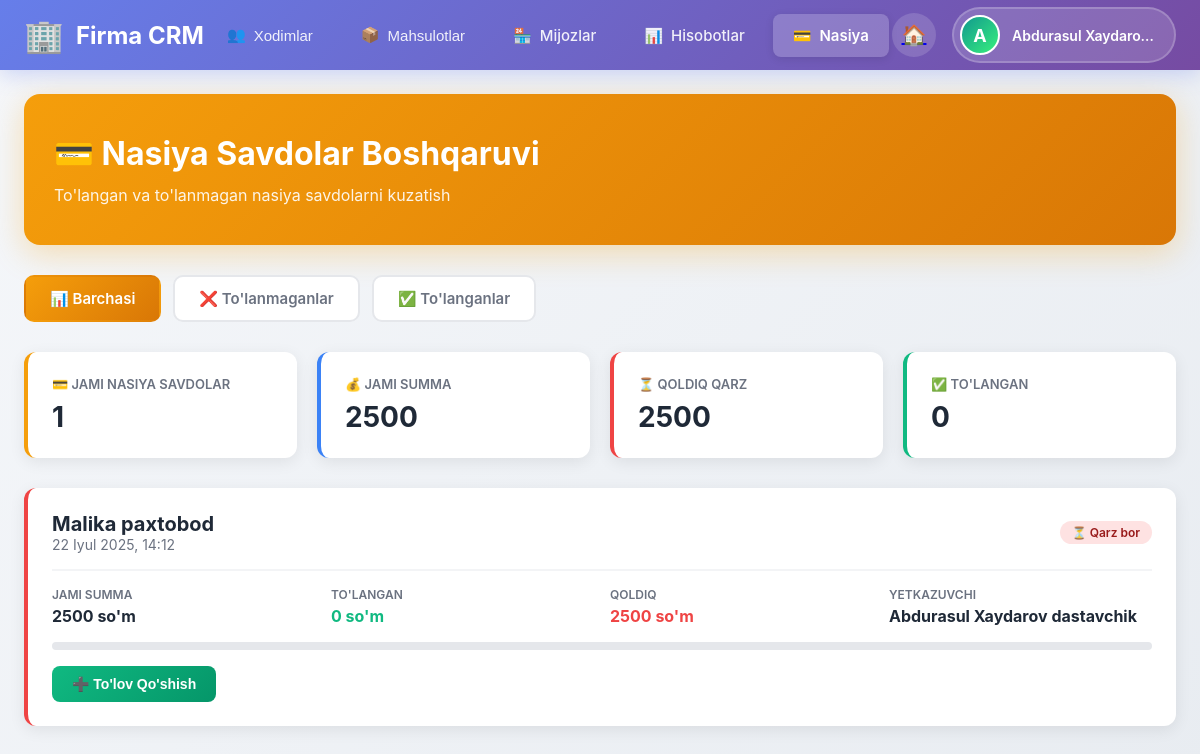
The app's page /nasiya-savdolar/ (signed in) with its own data.
### main/models.py (models this page shows, shortened)
class User(AbstractUser):
    id = models.BigAutoField(primary_key=True)
    USER_TYPES = (
        ('pazanda', 'Pazanda'),
        ('yetkazib_beruvchi', 'Yetkazib Beruvchi'),
        ('ega', 'Ega'),
    )
    login=models.CharField(max_length=255, blank=True, null=True)
    password = models.CharField(max_length=255, blank=True, null=True)
    tuliq_ismi = models.CharField(max_length=255, blank=True, null=True)
    type = models.CharField(max_length=20, choices=USER_TYPES)
    token = models.CharField(max_length=255, blank=True, null=True)
    tg_id = models.CharField(max_length=100, blank=True, null=True)
    tel_raqami = models.CharField(max_length=100, blank=True, null=True)
    is_active = models.BooleanField(default=True)
    @property
    def rasmi(self):
        if self.type == 'yetkazib_beruvchi':
            try:
                return YetkazibBeruvchi.objects.get(user=self).rasmi.url
            except YetkazibBeruvchi.DoesNotExist:
                return None
        elif self.type == 'pazanda':
            try:
                return Pazanda.objects.get(user=self).rasmi.url
            except Pazanda.DoesNotExist:
                return None
        return None

class Savdo(models.Model):
    ST_CHOICES = (
        ('naqd', 'Naqd'),
        ('karta', 'Karta'),
        ('nasiya', 'Nasiya'),
    )
    haridor_dukon = models.ForeignKey(HaridorDukon, on_delete=models.CASCADE)
    yetkazib_beruvchi = models.ForeignKey(YetkazibBeruvchi, on_delete=models.CASCADE)
    vaqt_sana = models.DateTimeField(auto_now_add=True)
    oluvchining_ismi = models.CharField(max_length=255)
    smm = models.TextField(verbose_name="Sotilgan mahsulot miqdori", blank=True, null=True)
    smr = models.ImageField(upload_to='savdo/')
    st = models.CharField(max_length=20, choices=ST_CHOICES)
    summa=models.FloatField(null=True, blank=True)
    tulandi = models.BooleanField(default=False)
    tasdiq_kutilmoqda = models.BooleanField(default=False)

class HaridorDukon(models.Model):
    nomi = models.CharField(max_length=255)
    egasi = models.CharField(max_length=255)
    joylashuvi = models.TextField()
    latitude = models.FloatField(null=True, blank=True)  # Kenglik
    longitude = models.FloatField(null=True, blank=True)  # Uzunlik
    dukon_rasmi = models.ImageField(upload_to='dukons/')
    egasining_rasmi = models.ImageField(upload_to='egalar/')

class YetkazibBeruvchi(models.Model):
    user = models.OneToOneField(User, on_delete=models.CASCADE)
    tuliq_ismi = models.CharField(max_length=255)
    rasmi = models.ImageField(upload_to='yetkazib/')
    bmh = models.TextField(verbose_name="Biriktirilgan mashina haqida")
    bmr = models.ImageField(upload_to='mashina_rasmlar/')
    mahsulotlar = models.TextField(null=True, blank=True)

### main/nasiya_views.py (the view)
# urls.py: path('nasiya-savdolar/', nasiya_savdolar_view, name='nasiya_savdolar'),
@login_required(login_url='login')
def nasiya_savdolar_view(request):
    if request.user.type != 'ega':
        return redirect('main')
    nasiya_savdolar = Savdo.objects.filter(st='nasiya').order_by('-vaqt_sana')
    status_filter = request.GET.get('status', 'all')  # all, paid, unpaid
    if status_filter == 'paid':
        nasiya_savdolar = nasiya_savdolar.filter(tulandi=True)
    elif status_filter == 'unpaid':
        nasiya_savdolar = nasiya_savdolar.filter(tulandi=False)
    nasiya_list = []
    total_debt = 0
    total_paid_amount = 0
    for savdo in nasiya_savdolar:
        payments = NasiyaTolov.objects.filter(savdo=savdo).order_by('-tolov_sanasi')
        total_payments = sum([p.tolov_summasi for p in payments])
        remaining = (savdo.summa or 0) - total_payments
        nasiya_list.append({
            'savdo': savdo,
            'payments': payments,
            'total_payments': total_payments,
            'remaining': remaining,
            'is_fully_paid': remaining <= 0
        })
        if remaining > 0:
            total_debt += remaining
        total_paid_amount += total_payments
    total_nasiya_count = nasiya_savdolar.count()
    total_nasiya_amount = sum([s.summa or 0 for s in nasiya_savdolar])
    paid_count = nasiya_savdolar.filter(tulandi=True).count()
    unpaid_count = nasiya_savdolar.filter(tulandi=False).count()
    context = {
        'nasiya_list': nasiya_list,
        'status_filter': status_filter,
        'total_nasiya_count': total_nasiya_count,
        'total_nasiya_amount': total_nasiya_amount,
        'total_debt': total_debt,
        'total_paid_amount': total_paid_amount,
        'paid_count': paid_count,
        'unpaid_count': unpaid_count,
    }
    return render(request, 'nasiya_savdolar.html', context)

### main/templates/nasiya_savdolar.html (shortened to what this page needs)
{% extends 'egabase.html' %}
{% load static %}
{% block content %}
<div class="page-header">
    <h1>💳 Nasiya Savdolar Boshqaruvi</h1>
    <p>To'langan va to'lanmagan nasiya savdolarni kuzatish</p>
</div>
<div class="filter-tabs">
    <a href="?status=all" class="filter-tab {% if status_filter == 'all' %}active{% endif %}">
        📊 Barchasi
    </a>
    <a href="?status=unpaid" class="filter-tab {% if status_filter == 'unpaid' %}active{% endif %}">
        ❌ To'lanmaganlar
    </a>
    <a href="?status=paid" class="filter-tab {% if status_filter == 'paid' %}active{% endif %}">
        ✅ To'langanlar
    </a>
</div>
<div class="stats-grid">
    <div class="stat-card warning">
        <div class="stat-label">💳 Jami Nasiya Savdolar</div>
        <div class="stat-value">{{ total_nasiya_count }}</div>
    </div>
    <div class="stat-card info">
        <div class="stat-label">💰 Jami Summa</div>
        <div class="stat-value">{{ total_nasiya_amount|floatformat:0 }}</div>
    </div>
    <div class="stat-card danger">
        <div class="stat-label">⏳ Qoldiq Qarz</div>
        <div class="stat-value">{{ total_debt|floatformat:0 }}</div>
    </div>
    <div class="stat-card success">
        <div class="stat-label">✅ To'langan</div>
        <div class="stat-value">{{ total_paid_amount|floatformat:0 }}</div>
    </div>
</div>
{% for item in nasiya_list %}
<div class="credit-card {% if item.is_fully_paid %}paid{% else %}unpaid{% endif %}">
    <div class="credit-header">
        <div>
            <div class="credit-client">{{ item.savdo.haridor_dukon.nomi }}</div>
            <div class="credit-date">{{ item.savdo.vaqt_sana|date:"d F Y, H:i" }}</div>
        </div>
        <div>
            {% if item.is_fully_paid %}
            <span class="badge success">✅ To'langan</span>
            {% else %}
            <span class="badge danger">⏳ Qarz bor</span>
            {% endif %}
        </div>
    </div>
    <div class="credit-info">
        <div class="info-item">
            <span class="info-label">Jami Summa</span>
            <span class="info-value">{{ item.savdo.summa|floatformat:0 }} so'm</span>
        </div>
        <div class="info-item">
            <span class="info-label">To'langan</span>
            <span class="info-value paid">{{ item.total_payments|floatformat:0 }} so'm</span>
        </div>
        <div class="info-item">
            <span class="info-label">Qoldiq</span>
            <span class="info-value debt">{{ item.remaining|floatformat:0 }} so'm</span>
        </div>
        <div class="info-item">
            <span class="info-label">Yetkazuvchi</span>
            <span class="info-value">{{ item.savdo.yetkazib_beruvchi.tuliq_ismi }}</span>
        </div>
    </div>
    {% if item.savdo.summa > 0 %}
    <div class="progress-bar">
    </div>
    {% endif %}
    {% if not item.is_fully_paid %}
    <button class="btn-add-payment"
        onclick="openPaymentModal({{ item.savdo.id }}, '{{ item.savdo.haridor_dukon.nomi }}', {{ item.remaining }})">
        ➕ To'lov Qo'shish
    </button>
    {% endif %}
</div>
{% empty %}
<div style="text-align: center; padding: 60px; background: white; border-radius: 12px;">
    <div style="font-size: 64px; margin-bottom: 16px;">💳</div>
    <p style="color: #9ca3af; font-size: 18px;">Nasiya savdolar topilmadi</p>
</div>
{% endfor %}
{% endblock %}

### main/templates/egabase.html (shortened to what this page needs)
<!DOCTYPE html>
{% load static %}
<html lang="uz">
<head>
</head>
<body>
    <header>
        <div class="navbar-container">
            <a href="{% url 'main' %}" class="brand">
                <span class="brand-icon">🏢</span>
                <span class="brand-text">Firma CRM</span>
            </a>
            <nav class="nav-links">
                <div class="nav-item">
                    <button
                        class="nav-toggle {% if request.path == '/hodimlar/' or request.path|slice:':9' == '/profile/' or 'edituser' in request.path or 'createuser' in request.path %}active{% endif %}"
                        onclick="toggleDropdown(this)">
                        <span>👥</span>
                        <span>Xodimlar</span>
                    </button>
                </div>
                <div class="nav-item">
                    <button
                        class="nav-toggle {% if request.path == '/mahsulotlar/' or 'product' in request.path %}active{% endif %}"
                        onclick="toggleDropdown(this)">
                        <span>📦</span>
                        <span>Mahsulotlar</span>
                    </button>
                </div>
                <a href="{% url 'mijozlar_list' %}" class="nav-link {% if '/mijoz' in request.path %}active{% endif %}">
                    <span>🏪</span>
                    <span>Mijozlar</span>
                </a>
                <a href="{% url 'hisobotlar' %}"
                    class="nav-link {% if request.path == '/hisobotlar/' %}active{% endif %}">
                    <span>📊</span>
                    <span>Hisobotlar</span>
                </a>
                <a href="{% url 'nasiya_savdolar' %}"
                    class="nav-link {% if 'nasiya' in request.path %}active{% endif %}">
                    <span>💳</span>
                    <span>Nasiya</span>
                </a>
            </nav>
            <div class="nav-right">
                <a href="{% url 'main' %}">
                    <button class="notif-btn" title="Dashboard">🏠</button>
                </a>
                <div class="profile-menu" onclick="toggleProfile(this)">
                    <div class="profile-trigger">
                        {% if request.user.rasmi %}
                        <img src="{{ request.user.rasmi }}" alt="{{ request.user.tuliq_ismi }}" class="profile-avatar">
                        {% else %}
                        <div class="profile-avatar"
                            style="background: linear-gradient(135deg, #11998e 0%, #38ef7d 100%); display: flex; align-items: center; justify-content: center; color: white; font-weight: bold; font-size: 18px;">
                            {{ request.user.tuliq_ismi|first|upper }}
                        </div>
                        {% endif %}
                        <span class="profile-name">{{ request.user.tuliq_ismi }}</span>
                    </div>
                </div>
            </div>
        </div>
    </header>
    <div class="content-container">
        {% block content %}{% endblock %}
    </div>
</body>
</html>

### main/templates/egabase.html (style rules this page uses)
* { margin: 0; padding: 0; box-sizing: border-box; }
body { font-family: -apple-system, BlinkMacSystemFont, 'Segoe UI', Roboto, Oxygen, Ubuntu, Cantarell, sans-serif; background: linear-gradient(135deg, #f5f7fa 0%, #e8ecf1 100%); min-height: 100vh; }
header { background: linear-gradient(135deg, #667eea 0%, #764ba2 100%); box-shadow: 0 4px 20px rgba(102, 126, 234, 0.3); position: sticky; top: 0; z-index: 1000; }
.navbar-container { max-width: 1400px; margin: 0 auto; padding: 0 24px; display: flex; justify-content: space-between; align-items: center; height: 70px; }
.brand { display: flex; align-items: center; gap: 12px; text-decoration: none; color: white; font-size: 24px; font-weight: 700; transition: opacity 0.3s ease; }
.brand-icon { font-size: 32px; }
.nav-links { display: flex; gap: 8px; align-items: center; }
.nav-item { position: relative; }
.nav-link, .nav-toggle { display: flex; align-items: center; gap: 8px; padding: 10px 16px; color: white; text-decoration: none; border-radius: 8px; font-weight: 500; font-size: 15px; transition: all 0.3s ease; background: none; border: none; cursor: pointer; }
.nav-right { display: flex; align-items: center; gap: 16px; }
.notif-btn { position: relative; width: 44px; height: 44px; border-radius: 50%; background: rgba(255, 255, 255, 0.15); border: none; color: white; font-size: 20px; cursor: pointer; transition: all 0.3s ease; display: flex; align-items: center; justify-content: center; }
.nav-link { padding: 12px 20px; color: rgba(255, 255, 255, 0.9); text-decoration: none; border-radius: 8px; transition: all 0.3s ease; display: flex; align-items: center; gap: 8px; font-weight: 500; }
.nav-link.active { background: rgba(255, 255, 255, 0.2); color: white; font-weight: 600; box-shadow: 0 2px 8px rgba(0, 0, 0, 0.1); }
.nav-toggle { padding: 12px 20px; background: transparent; border: none; color: rgba(255, 255, 255, 0.9); cursor: pointer; border-radius: 8px; transition: all 0.3s ease; display: flex; align-items: center; gap: 8px; font-weight: 500; font-size: 15px; }
.profile-menu { position: relative; }
.profile-trigger { display: flex; align-items: center; gap: 12px; padding: 6px 12px 6px 6px; background: rgba(255, 255, 255, 0.15); border-radius: 50px; cursor: pointer; transition: all 0.3s ease; border: 2px solid rgba(255, 255, 255, 0.2); }
.profile-avatar { width: 40px; height: 40px; border-radius: 50%; object-fit: cover; border: 2px solid white; }
.profile-name { color: white; font-weight: 600; font-size: 14px; max-width: 150px; white-space: nowrap; overflow: hidden; text-overflow: ellipsis; }
.content-container { max-width: 1400px; margin: 0 auto; padding: 24px; }

### records on screen
User: user.tuliq_ismi|first "A", user.tuliq_ismi "Abdurasul Xaydaro…"
Savdo: savdo.haridor_dukon.nomi "Malika paxtobod", savdo.vaqt_sana "22 Iyul 2025, 14:12", savdo.summa "2500", total_payments "0", remaining "2500", savdo.yetkazib_beruvchi.tuliq_ismi "Abdurasul Xaydarov dastavchik"

### other values on screen
{{ total_nasiya_count }} "1"
{{ total_nasiya_amount|floatformat:0 }} "2500"
{{ total_debt|floatformat:0 }} "2500"
{{ total_paid_amount|floatformat:0 }} "0"
